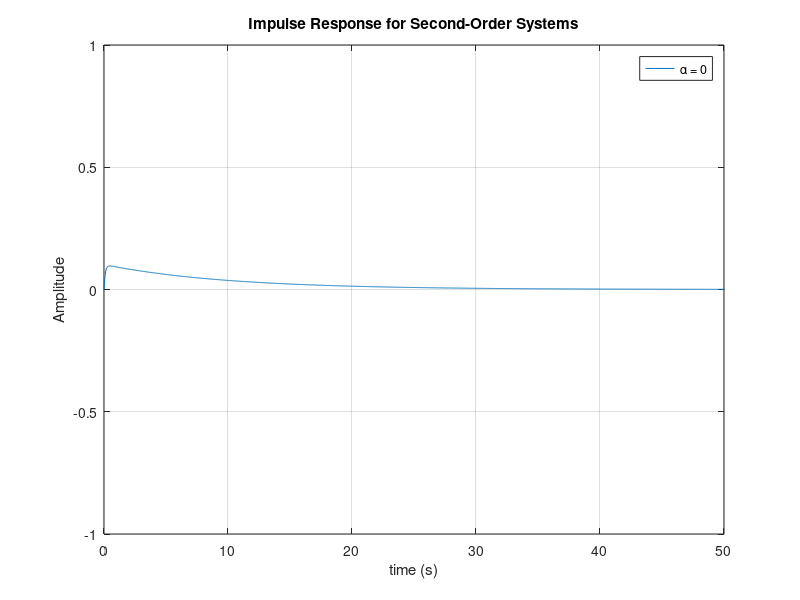
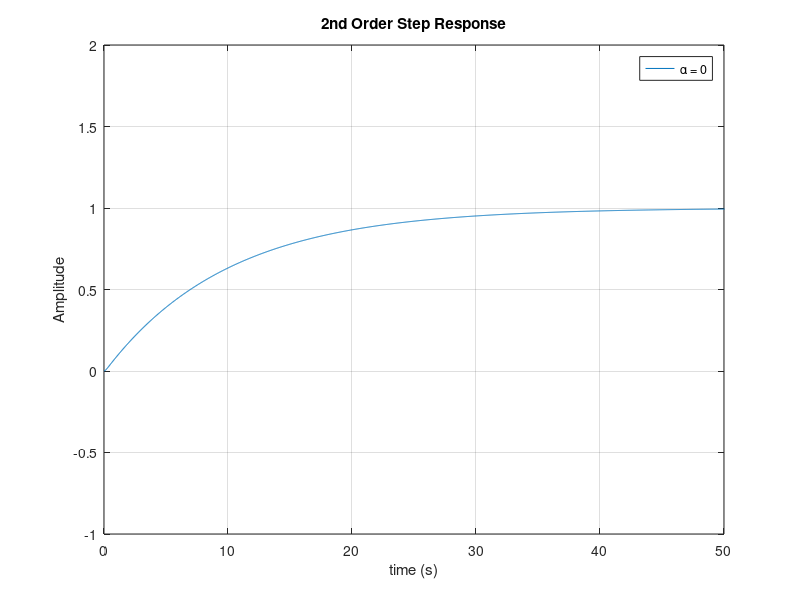

These figures' MATLAB source, in order:
%% Second Order Impulse Response Plot

clear; clc; close all;

% HW Parameters
w_0 = 1;
alphas = [0, 0.2, 1, 5];
numerator = 1;

%% Calculate Four Impulse Responses

% Empty Plot
figure();
hold on;

% Our function is s^2 + 2 * alpha + w_0^2
% So, our denominator coefficients are:
% 1, 2 * alpha, w_0^2

for i = 1:length(alphas)
    alpha = alphas(i);
    denominator = [1 2*alpha w_0^2];
    H = tf(numerator, denominator); % tf creates a transfer function from our numerator and denominator.
    impulse(H); % takes the impulse of our tf
end

xlabel('time (s)');
ylabel('Amplitude');
title('Impulse Response for Second-Order Systems');
axis([0, 50, -1, 1]);
legend('\alpha = 0', '\alpha = 0.2', '\alpha = 1', '\alpha = 5');
grid on;
hold off;

%% Calculate Step Responses

% Empty Plot 2
figure(2);
hold on;

for i = 1:length(alphas)
    alpha = alphas(i);
    denominator = [1 2*alpha w_0^2];
    H = tf(numerator, denominator);
    step(H); % takes the step of our tf
end

xlabel('time (s)');
ylabel('Amplitude');
title('2nd Order Step Response');
axis([0, 50, -1, 2])
legend('\alpha = 0', '\alpha = 0.2', '\alpha = 1', '\alpha = 5');
grid on;
hold off;
